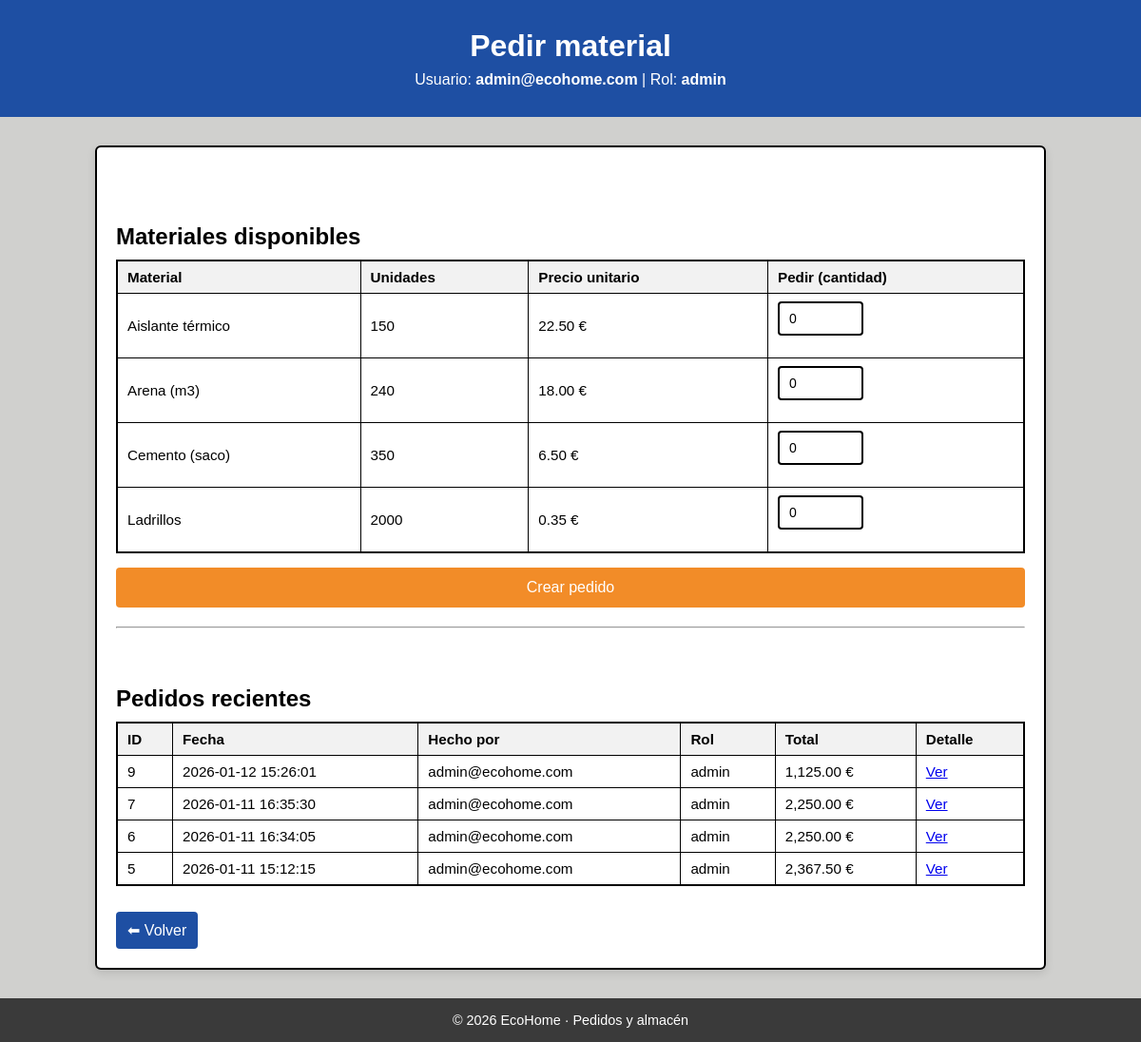
Screenshot of /pedidos.php (signed in) with the database file from the repository.
### tables this page shows
CREATE TABLE materiales (
  id INTEGER PRIMARY KEY AUTOINCREMENT,
  nombre TEXT NOT NULL UNIQUE,
  unidades INTEGER NOT NULL DEFAULT 0 CHECK (unidades >= 0),
  precio_unitario REAL NOT NULL DEFAULT 0 CHECK (precio_unitario >= 0),
  activo INTEGER NOT NULL DEFAULT 1 CHECK (activo IN (0,1))
);

### pedidos.php (the view, shortened to what this page needs)
<?php
$user = $_SESSION['user'];
$rol  = $user['rol'] ?? '';
$puedeOperar = in_array($rol, ['admin', 'Logistica'], true);
$pdo = getPDO();
$materiales = $pdo->query("
    SELECT id, nombre, unidades, precio_unitario
    FROM materiales
    WHERE activo = 1
    ORDER BY nombre ASC
")->fetchAll();
?>
<!DOCTYPE html>
<html lang="es">
<head>
    <link rel="stylesheet" href="style.css">
</head>
<body>
<header class="header">
    <h1>Pedir material</h1>
    <p>Usuario: <strong><?= htmlspecialchars($user['correo']) ?></strong> | Rol: <strong><?= htmlspecialchars($rol) ?></strong></p>
</header>
<main class="main">
    <section class="dashboard-box" style="max-width: 1000px; text-align:left;">
        <h2>Materiales disponibles</h2>
        <div style="overflow:auto;">
            <table class="tabla">
                <thead>
                    <tr>
                        <th>Material</th>
                        <th>Unidades</th>
                        <th>Precio unitario</th>
                        <?php if ($puedeOperar): ?><th>Pedir (cantidad)</th><?php endif; ?>
                    </tr>
                </thead>
                <tbody>
                <?php foreach ($materiales as $m): ?>
                    <tr>
                        <td><?= htmlspecialchars($m['nombre']) ?></td>
                        <td><?= (int)$m['unidades'] ?></td>
                        <td><?= number_format((float)$m['precio_unitario'], 2) ?> €</td>
                        <?php if ($puedeOperar): ?>
                            <td>
                                <input type="number" min="0" name="cant[<?= (int)$m['id'] ?>]" value="0" form="formPedido" style="width:90px;">
                            </td>
                        <?php endif; ?>
                    </tr>
                <?php endforeach; ?>
                </tbody>
            </table>
        </div>
        <?php if ($puedeOperar): ?>
            <form id="formPedido" method="POST" action="pedidos_crear.php" style="margin-top:15px;">
                <button type="submit">Crear pedido</button>
            </form>
        <?php else: ?>
            <p style="margin-top:15px;">
                Puedes ver el almacén, pero <strong>solo Admin y Logística</strong> pueden crear pedidos.
            </p>
        <?php endif; ?>
        <hr style="margin:20px 0;">
        <h2>Pedidos recientes</h2>
        <?php
        $pedidos = $pdo->query("
        SELECT p.id, p.creado_en, p.total, t.correo, t.rol, f.estado
        FROM pedidos p
        JOIN trabajadores t ON t.id = p.trabajador_id
        JOIN facturas f ON f.pedido_id = p.id
        WHERE f.estado = 'pendiente'
        ORDER BY p.id DESC
        LIMIT 10
        ")->fetchAll();
        ?>
        <div style="overflow:auto;">
            <table class="tabla">
                <thead>
                    <tr>
                        <th>ID</th>
                        <th>Fecha</th>
                        <th>Hecho por</th>
                        <th>Rol</th>
                        <th>Total</th>
                        <th>Detalle</th>
                    </tr>
                </thead>
                <tbody>
                <?php foreach ($pedidos as $p): ?>
                    <tr>
                        <td><?= (int)$p['id'] ?></td>
                        <td><?= htmlspecialchars($p['creado_en']) ?></td>
                        <td><?= htmlspecialchars($p['correo']) ?></td>
                        <td><?= htmlspecialchars($p['rol']) ?></td>
                        <td><?= number_format((float)$p['total'], 2) ?> €</td>
                        <td><a href="pedido_ver.php?id=<?= (int)$p['id'] ?>">Ver</a></td>
                    </tr>
                <?php endforeach; ?>
                </tbody>
            </table>
        </div>
        <div style="margin-top:15px;">
            <a class="link-btn" href="dashboard.php">⬅ Volver</a>
        </div>
    </section>
</main>
<footer class="footer">
    <p>© 2026 EcoHome · Pedidos y almacén</p>
</footer>
</body>
</html>

### style.css (style rules this page uses)
* { margin: 0; padding: 0; box-sizing: border-box; font-family: Arial, Helvetica, sans-serif; }
:root { --azul: #1e4fa3; --naranja: #f28c28; --gris: #3a3a3a; --gris-claro: #f2f2f2; }
body { background-color: var(--gris-claro); min-height: 100vh; display: flex; flex-direction: column; }
.header { background-color: var(--azul); color: white; text-align: center; padding: 30px 20px; }
.header h1 { font-size: 2rem; }
.header p { margin-top: 8px; font-size: 1rem; }
.main { flex: 1; display: flex; justify-content: center; align-items: center; }
form { display: flex; flex-direction: column; }
input { margin-bottom: 15px; padding: 10px; border: 1px solid #ccc; border-radius: 4px; }
button { background-color: var(--naranja); color: white; padding: 12px; border: none; border-radius: 4px; font-size: 1rem; cursor: pointer; }
.footer { background-color: var(--gris); color: white; text-align: center; padding: 15px; font-size: 0.9rem; }
.link-btn { display: inline-block; margin-top: 12px; text-decoration: none; text-align: center; background-color: var(--azul); color: white; padding: 10px 12px; border-radius: 4px; }
.dashboard-box { background: white; padding: 30px; border-radius: 8px; width: 100%; max-width: 600px; text-align: center; box-shadow: 0 4px 10px rgba(0, 0, 0, 0.1); }
.tabla { width: 100%; border-collapse: collapse; margin-top: 10px; font-size: 0.95rem; }
.tabla th, .tabla td { border: 1px solid #ddd; padding: 10px; }
.tabla th { background: #f7f7f7; text-align: left; }
.tabla { width: 100%; border-collapse: collapse; border: 2px solid #000; background-color: #fff; }
.tabla th, .tabla td { border: 1px solid #000; padding: 8px 10px; text-align: left; vertical-align: middle; }
.tabla th { background-color: #f2f2f2; font-weight: 600; }
input, select, textarea { border: 2px solid #000; padding: 8px 10px; border-radius: 4px; font-size: 14px; outline: none; transition: border-color 0.2s ease, box-shadow 0.2s ease; }
button { cursor: pointer; }
input, select, textarea { border: 2px solid #000 !important; outline: none; }
h2 { margin-top: 60px; }
body { background-color: #d0d0ce; }
.dashboard-box { background-color: #ffffff; padding: 20px; border-radius: 6px; border: 2px solid #000; }
.main { margin-top: 30px; margin-bottom: 30px; }

### rows the page displays
materiales: nombre "Aislante térmico", unidades "150", precio_unitario "22.50"
materiales: nombre "Arena (m3)", unidades "240", precio_unitario "18.00"
materiales: nombre "Cemento (saco)", unidades "350", precio_unitario "6.50"
materiales: nombre "Ladrillos", unidades "2000", precio_unitario "0.35"

### other values shown
$user['correo'] "admin@ecohome.com"
$rol "admin"
$p['id'] "9"
$p['creado_en'] "2026-01-12 15:26:01"
$p['correo'] "admin@ecohome.com"
$p['rol'] "admin"
$p['total'] "1,125.00"
$p['id'] "7"
$p['creado_en'] "2026-01-11 16:35:30"
$p['total'] "2,250.00"
$p['id'] "6"
$p['creado_en'] "2026-01-11 16:34:05"
$p['id'] "5"
$p['creado_en'] "2026-01-11 15:12:15"
$p['total'] "2,367.50"
